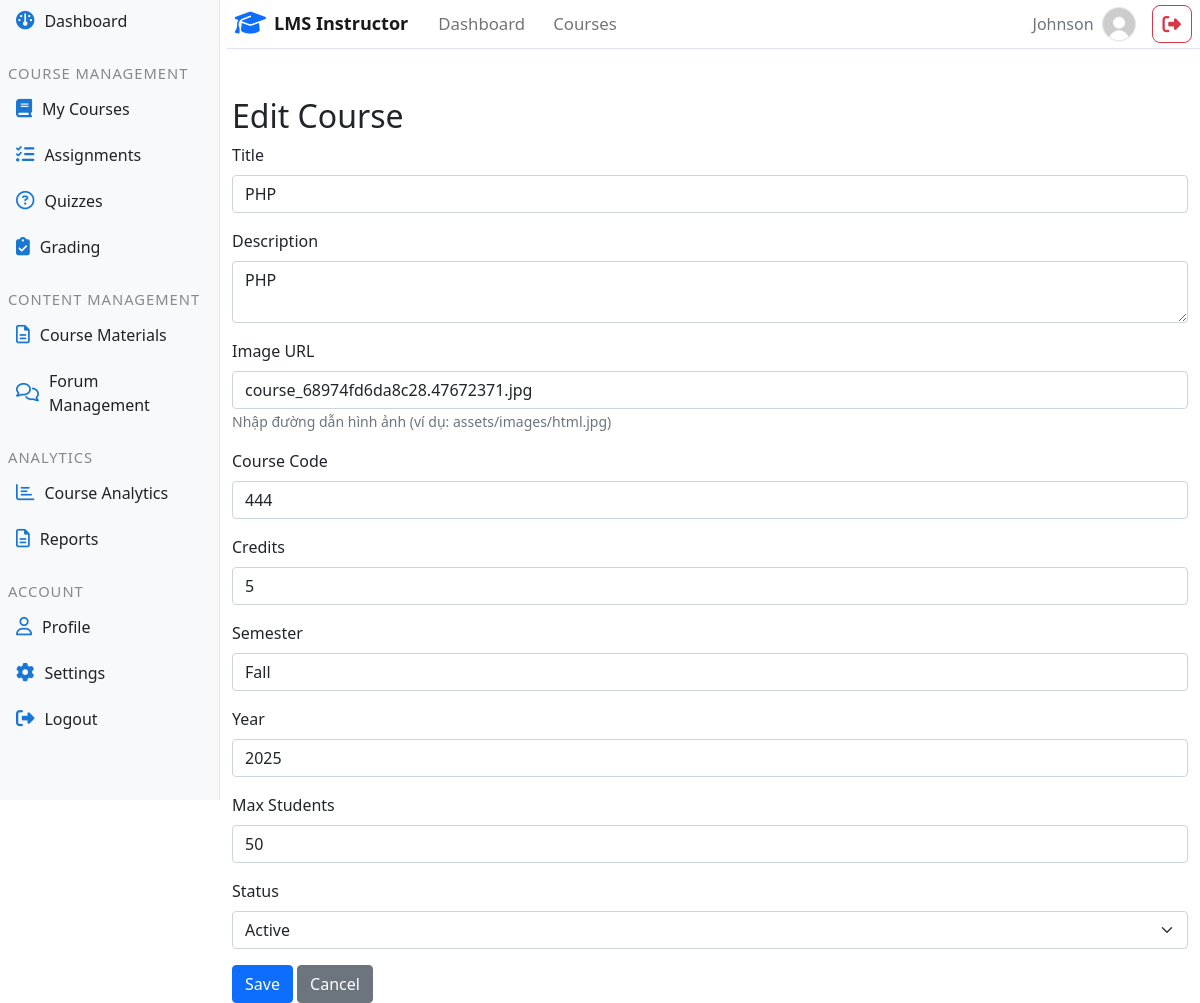
The app's page /instructor/my-courses/edit_my_courses.php?id=6 (signed in) with its own data.
### tables this page shows
CREATE TABLE `courses` (
  `id` int(11) NOT NULL,
  `title` varchar(200) NOT NULL,
  `description` text DEFAULT NULL,
  `images` varchar(255) DEFAULT NULL,
  `instructor_id` int(11) NOT NULL,
  `course_code` varchar(20) NOT NULL,
  `credits` int(11) DEFAULT 3,
  `semester` varchar(20) DEFAULT NULL,
  `year` int(11) DEFAULT NULL,
  `max_students` int(11) DEFAULT 50,
  `status` enum('active','inactive') DEFAULT 'active',
  `created_at` timestamp NOT NULL DEFAULT current_timestamp()
);

### instructor/my-courses/edit_my_courses.php (the view, shortened to what this page needs)
<?php
$conn = new mysqli('localhost', 'root', '', 'lms_university');
$id = isset($_GET['id']) ? intval($_GET['id']) : 0;
$sql = "SELECT * FROM courses WHERE id = $id";
$result = $conn->query($sql);
$course = $result ? $result->fetch_assoc() : null;
?>
<!DOCTYPE html>
<html lang="en">
<head>
    <link href="https://cdn.jsdelivr.net/npm/bootstrap@5.1.3/dist/css/bootstrap.min.css" rel="stylesheet">
</head>
<body>
<?php include '../../instructor/header_instructor.php'; ?>
<div style="margin-left:220px">
<div class="container mt-5">
    <h2>Edit Course</h2>
    <form method="post">
        <div class="mb-3">
            <label class="form-label">Title</label>
            <input type="text" name="title" class="form-control" value="<?php echo htmlspecialchars($course['title']); ?>" required>
        </div>
        <div class="mb-3">
            <label class="form-label">Description</label>
            <textarea name="description" class="form-control" required><?php echo htmlspecialchars($course['description']); ?></textarea>
        </div>
        <div class="mb-3">
            <label class="form-label">Image URL</label>
            <input type="text" name="images" class="form-control" value="<?php echo htmlspecialchars($course['images']); ?>" required>
            <small class="text-muted">Nhập đường dẫn hình ảnh (ví dụ: assets/images/html.jpg)</small>
        </div>
        <div class="mb-3">
            <label class="form-label">Course Code</label>
            <input type="text" name="course_code" class="form-control" value="<?php echo htmlspecialchars($course['course_code']); ?>" required>
        </div>
        <div class="mb-3">
            <label class="form-label">Credits</label>
            <input type="number" name="credits" class="form-control" value="<?php echo (int)$course['credits']; ?>" min="1" max="10" required>
        </div>
        <div class="mb-3">
            <label class="form-label">Semester</label>
            <input type="text" name="semester" class="form-control" value="<?php echo htmlspecialchars($course['semester']); ?>">
        </div>
        <div class="mb-3">
            <label class="form-label">Year</label>
            <input type="number" name="year" class="form-control" value="<?php echo htmlspecialchars($course['year']); ?>" min="2000" max="2100">
        </div>
        <div class="mb-3">
            <label class="form-label">Max Students</label>
            <input type="number" name="max_students" class="form-control" value="<?php echo (int)$course['max_students']; ?>" min="1" max="500">
        </div>
        <div class="mb-3">
            <label class="form-label">Status</label>
            <select name="status" class="form-select">
                <option value="active" <?php if($course['status']==='active') echo 'selected'; ?>>Active</option>
            </select>
        </div>
        <button type="submit" class="btn btn-primary">Save</button>
        <a href="my-courses.php" class="btn btn-secondary">Cancel</a>
    </form>
</div>
</div>
</body>
</html>

### records on screen
courses: title "PHP", description "PHP", images "course_68974fd6da8c28.47672371.jpg", course_code "444", credits "5", semester "Fall", year "2025", max_students "50", status "Active"

### other values on screen
$_SESSION['last_name'] "Johnson"
